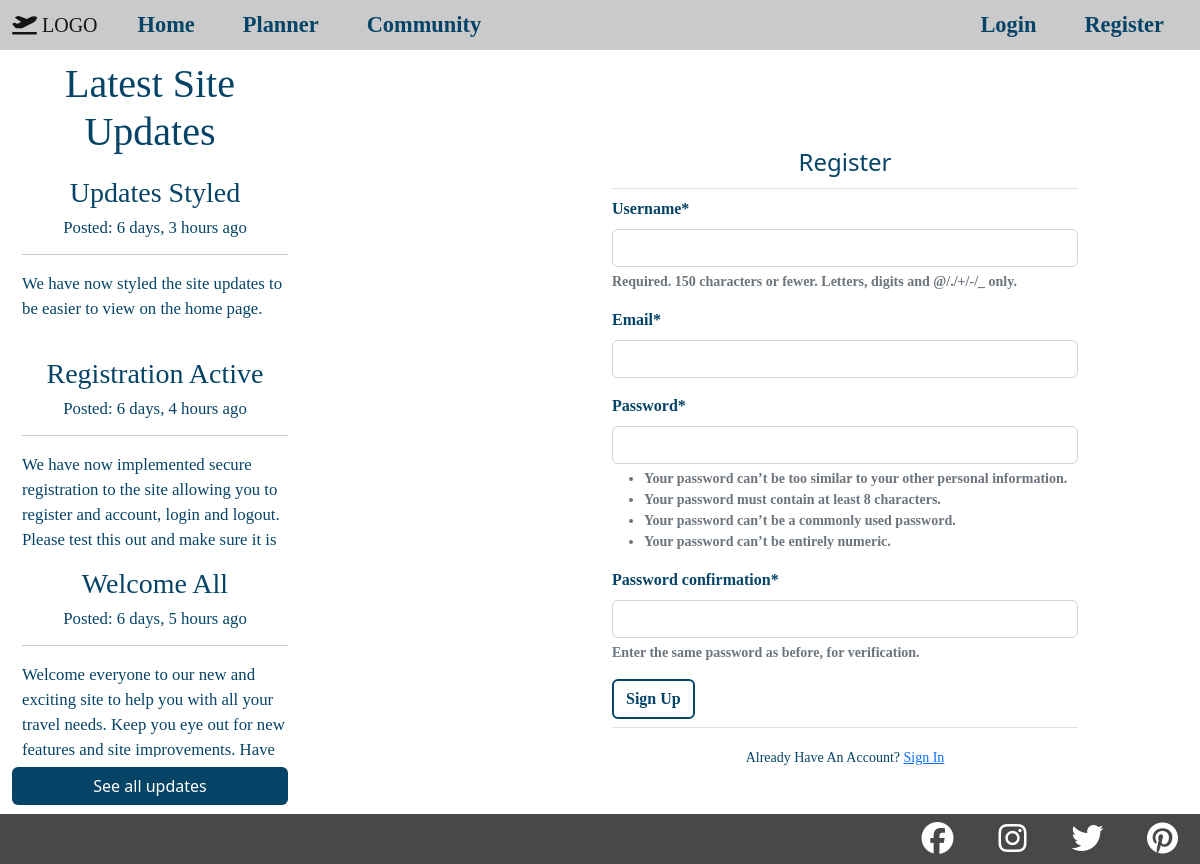
Screenshot of /register/ with the database file from the repository.
### site_updates/models.py (models this page shows, shortened)
class Update(models.Model):
    topic = models.ForeignKey(UpdateCatagory, on_delete=models.CASCADE)
    title = models.CharField(max_length=100)
    content = models.TextField()
    update_image = models.ImageField(default=None, upload_to='media/update_pics/', blank=True)
    published_on = models.DateTimeField(auto_now_add=True)
    updated_on = models.DateTimeField(auto_now=True)
    status = models.IntegerField(choices=STATUS, default=0)
    class Meta:
        ordering = ('-published_on',)

### home/views.py (the view)
# urls.py: path('register/', register, name='home-register'),
def register(request):
    updates = Update.objects.filter(status=1).order_by('-published_on')[0:3]
    if request.method == 'POST':
        form = UserRegisterForm(request.POST)
        if form.is_valid():
            form.save()
            username = form.cleaned_data['username']
            password = form.cleaned_data['password1']
            user = authenticate(username=username, password=password)
            login(request, user)
            messages.success(request, f"Your account has been created!")
            return redirect('travel-home')
    else:
        form = UserRegisterForm()
    return render(
                request,
                'home/register.html',
                {
                    "tab_title": "Register",
                    "form": form,
                    "updates": updates,
                }
            )

### home/forms.py
class UserRegisterForm(UserCreationForm):
    email = forms.EmailField()
    class Meta:
        model = User
        fields = ['username', 'email', 'password1', 'password2']

### home/templates/home/register.html (shortened to what this page needs)
{% extends "home/home-base.html" %}
{% load crispy_forms_tags %}
{% block form-content %}
    {% if user.is_authenticated %}
        {% include 'home/snippets/already-logged-in.html' %}
    {% else %}
        <form method="POST">
            <fieldset class="form-group">
                <legend class="border-bottom mb-2 p-2 text-center">Register</legend>
                {{ form|crispy }}
            </fieldset>
            <div class="form-group">
                <button class="btn btn-travel mb-2" type="submit">Sign Up</button>
            </div>
        </form>
        <div class="border-top pt-3 mb-3 text-center">
            <small class="p-font">
                Already Have An Account? <a class="ml-2" href="{% url 'home-login' %}">Sign In</a>
            </small>
        </div>
    {% endif %}
{% endblock form-content %}

### home/templates/home/home-base.html (shortened to what this page needs)
{% extends "home/base.html" %}
{% block content %}
    <div class="row m-0">
        <div class="d-none d-lg-block col-3 admin-updates-col-main">
            <div class="updates-intro">
                <h4 class="text-center">Latest Site Updates</h4>
            </div>
            {% for update in updates %}
                <div class="update-container">
                    <h4 class="text-center">{{ update.title }}</h4>
                    <h6 class="text-center">Posted: {{ update.published_on|timesince }} ago</h6>
                    <hr>
                    <P>{{ update.content }}</P>
                </div>
            {% endfor %}
            <a class="btn btn-all-topics" href="{% url 'all-admin-updates' %}">See all updates</a>
        </div>
        <div class="col">
            <div class="row home-mid-row">
                <div class="col-1 col-sm-3 col-lg-6">
                </div>
                <div class="col home-welcome-container">
                    <div class="home-form-container">
                        {% block form-content %}
                        {% endblock form-content%}
                    </div>
                </div>
                <div class="col-1">
                </div>
            </div>
        </div>
    </div>
{% endblock content %}

### static/css/main.css (style rules this page uses)
* { padding: 0; margin: 0; box-sizing: border-box; }
h1, h2, h3, h4, h5, h6 { font-family: 'Lora', serif; }
a { font-family: 'Lora', serif; }
p { font-family: 'Merriweather', serif; }
@media (min-width: 768px) { h4 { font-size: 200%; } }
@media (min-width: 768px) { h6 { font-size: 140%; } }
@media (min-width: 768px) { p { font-size: 140%; } }
@media (min-width: 992px) { h4 { font-size: 250%; } }
@media (min-width: 992px) { h6 { font-size: 150%; } }
@media (min-width: 992px) { p { font-size: 150%; } }
.updates-intro { background-color: rgba(255, 255, 255, .9); margin-top: 10px; }
.update-container { background-color: rgba(255, 255, 255, .9); padding-left: 10px; padding-top: 10px; font-size: 70%; overflow-x: none; overflow-y: scroll; max-height: 200px; margin-top: 10px; }
.update-container p, .update-container h4, .update-container h6, .updates-intro h4 { color: rgb(6, 68, 103); }
.btn-all-topics { display: flex; justify-content: center; background-color: rgb(6, 68, 103); color: white; margin-top: 10px; }
.admin-updates-col-main { background-color: rgba(255, 255, 255, 0.5); position: absolute; top: 0; bottom: 0; left: 0; width: 25vw; margin-top: 50px; }
.home-welcome-container { background-color: rgba(255, 255, 255, 0.9); border-radius: 0px 25px 0px 25px; color: rgb(6, 68, 103); }
.home-mid-row { margin: 15vh 0 80px 0; }
.p-font { font-family: 'Merriweather', serif; color: rgb(6, 68, 103); }
.btn-travel { border: 2px solid rgb(6, 68, 103); background-color: white; font-family: 'Lora', serif; font-weight: 900; color: rgb(6, 68, 103); }
#div_id_username, #div_id_email, #div_id_password1, #div_id_password2 { font-family: 'Merriweather', serif !important; color: rgb(6, 68, 103) !important; font-weight: 700; }

### home/templates/home/snippets/home-styles.html (style rules this page uses)
body { background-image: url('https://django-travel-app.s3.eu-west-2.amazonaws.com/images/home/home_background_img_small.jpg'); background-repeat: no-repeat; background-attachment: fixed; background-size: cover; }

### rows the page displays
Update: title "Updates Styled", published_on "6 days, 3 hours", content "We have now styled the site updates to be easier to view on the home page."
Update: title "Registration Active", published_on "6 days, 4 hours", content "We have now implemented secure registration to the site allowing you to register and account, login and logout. Please test this out and make sure it is…"
Update: title "Welcome All", published_on "6 days, 5 hours", content "Welcome everyone to our new and exciting site to help you with all your travel needs. Keep you eye out for new features and site improvements. Have…"
